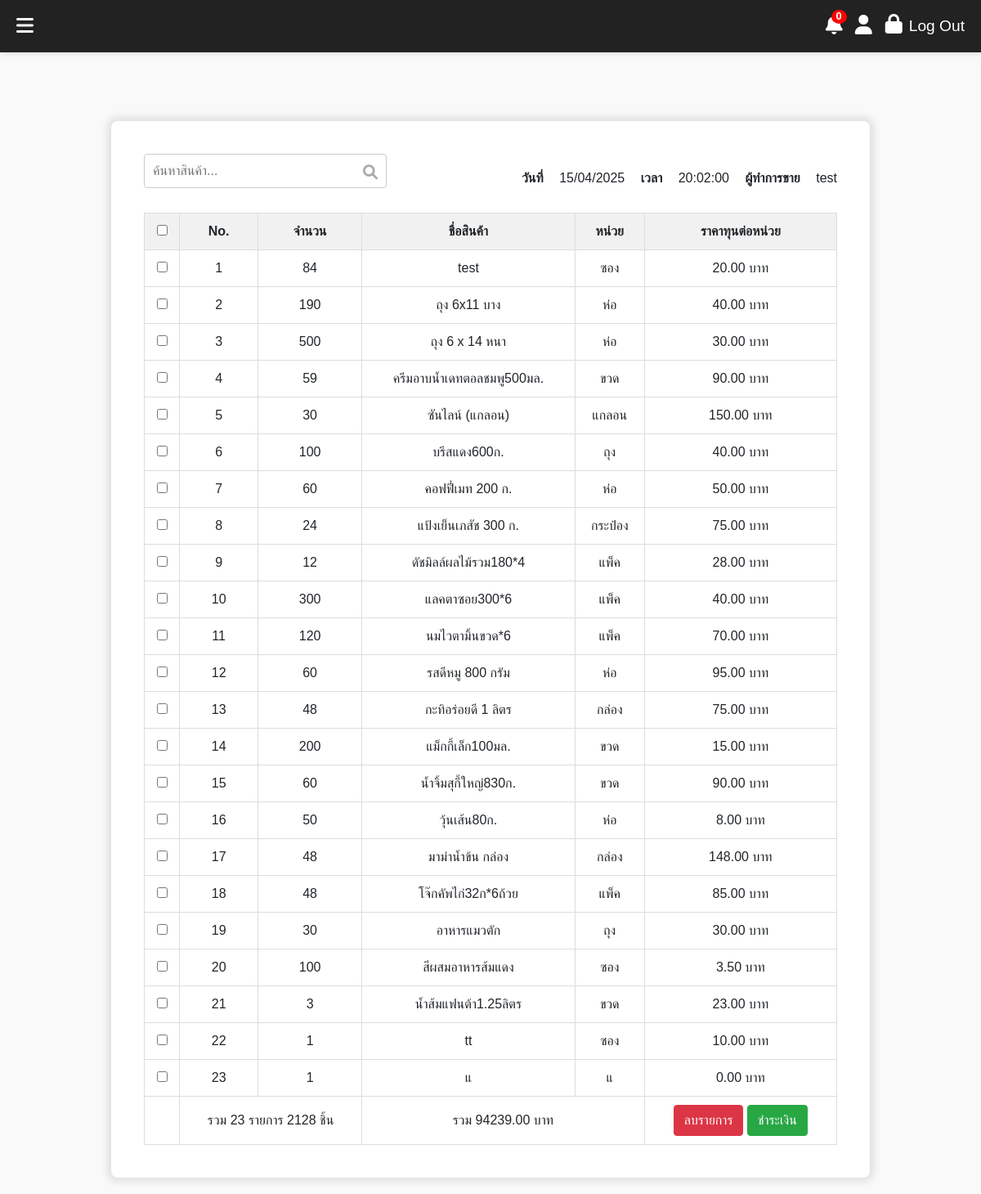
The app's page /sell.php (signed in) with its own data.
### tables this page shows
CREATE TABLE `products` (
  `id` int(11) NOT NULL,
  `product_code` varchar(50) NOT NULL,
  `product_name` varchar(255) NOT NULL,
  `product_model` varchar(100) DEFAULT NULL,
  `production_date` date DEFAULT NULL,
  `shelf_life` int(11) DEFAULT NULL,
  `expiration_date` date DEFAULT NULL,
  `sticker_color` varchar(50) DEFAULT NULL,
  `reminder_date` date DEFAULT NULL,
  `received_date` date DEFAULT NULL,
  `quantity` int(11) NOT NULL,
  `unit` varchar(50) DEFAULT NULL,
  `unit_cost` decimal(10,2) DEFAULT NULL,
  `sender_code` varchar(50) DEFAULT NULL,
  `sender_company` varchar(255) DEFAULT NULL,
  `recorder` varchar(255) DEFAULT NULL,
  `unit_price` decimal(10,2) DEFAULT NULL,
  `category` varchar(255) DEFAULT NULL,
  `created_at` timestamp NOT NULL DEFAULT current_timestamp(),
  `updated_at` timestamp NOT NULL DEFAULT current_timestamp() ON UPDATE current_timestamp(),
  `status` varchar(50) NOT NULL DEFAULT 'active',
  `position` varchar(50) DEFAULT NULL
);

### sell.php (the view, shortened to what this page needs)
<?php
include('include/header.php');
include('config.php');
$username = isset($_SESSION['username']) ? $_SESSION['username'] : 'ผู้ใช้';
$current_date = date('d/m/Y');
$total_items = 0;
$total_quantity = 0;
$total_price = 0;
$sql = "SELECT product_code, product_name, quantity, unit, unit_cost FROM products";
$result = $conn->query($sql);
?>
<!DOCTYPE html>
<html lang="en">
<head>
    <link rel="stylesheet" href="https://maxcdn.bootstrapcdn.com/bootstrap/4.5.2/css/bootstrap.min.css">
</head>
<body>
    <div class="container">
        <div class="search-container">
            <input type="text" id="search-box" placeholder="ค้นหาสินค้า...">
            <button>
                <i class="fa-solid fa-magnifying-glass"></i>
            </button>
            <div class="search-info">
                <span class="label">วันที่</span> <?= $current_date ?>
                <span class="label">เวลา</span> <span id="current-time"></span>
                <span class="label">ผู้ทำการขาย</span> <?= $username ?>
            </div>
        </div>
        <table>
            <thead>
                <tr>
                    <th><input type="checkbox" id="select-all"></th>
                    <th>No.</th>
                    <th>จำนวน</th>
                    <th>ชื่อสินค้า</th>
                    <th>หน่วย</th>
                    <th>ราคาทุนต่อหน่วย</th>
                </tr>
            </thead>
            <tbody>
                <?php
    $no = 1;
    if ($result->num_rows > 0) {
        while($row = $result->fetch_assoc()) {
            echo "<tr data-product-code='" . $row['product_code'] . "'>";
            echo "<td><input type='checkbox' class='select-item' data-product-code='" . $row['product_code'] . "'></td>";
            echo "<td>" . $no++ . "</td>";
            echo "<td>" . $row['quantity'] . "</td>";
            echo "<td>" . $row['product_name'] . "</td>";
            echo "<td>" . $row['unit'] . "</td>";
            echo "<td>" . number_format($row['unit_cost'], 2) . " บาท</td>";
            echo "</tr>";
        }
    } else {
        echo "<tr><td colspan='6'>ไม่พบข้อมูลสินค้า</td></tr>";
    }
    ?>
            </tbody>
            <tfoot>
                <tr class="footer-row">
                    <td colspan="1"></td>
                    <td colspan="2">รวม <?= $total_items ?> รายการ <?= number_format($total_quantity) ?> ชิ้น</td>
                    <td colspan="2">รวม <?= number_format($total_price, 2) ?> บาท</td>
                    <td>
                        <button class="btn btn-danger" id="delete-selected">ลบรายการ</button>
                        <button class="btn btn-success">ชำระเงิน</button>
                    </td>
                </tr>
            </tfoot>
        </table>
    </div>
</body>
</html>

### sell.php (style rules this page uses)
body { font-family: Arial, sans-serif; background-color: #f9f9f9; margin: 0; padding: 20px; }
.container { max-width: 80%; margin: auto; background: #fff; padding: 2.5rem; border-radius: 8px; box-shadow: 0px 0px 10px 5px rgba(0, 0, 0, 0.1); margin-top: 6.5rem; }
.search-container { display: flex; justify-content: space-between; align-items: flex-end; margin-bottom: 30px; width: 100%; }
.search-container input { padding: 8px 30px 8px 10px; width: 35%; border: 1px solid #ccc; border-radius: 4px; outline: none; }
.search-container i { position: absolute; left: 37%; transform: translateY(-160%); font-size: 18px; color: #aaa; }
table { width: 100%; border-collapse: collapse; }
table th, table td { text-align: center; padding: 10px; border: 1px solid #ddd; }
table th { background-color: #f1f1f1; }
.search-info span.label { font-weight: bold; padding: 15px; }
button { background-color: transparent; padding: 0px; border: 0px; color: white; outline: none !important; }

### records on screen
products: quantity "84", product_name "test", unit "ซอง", unit_cost "20.00"
products: quantity "190", product_name "ถุง 6x11 บาง", unit "ห่อ", unit_cost "40.00"
products: quantity "500", product_name "ถุง 6 x 14 หนา", unit "ห่อ", unit_cost "30.00"
products: quantity "59", product_name "ครีมอาบน้ำเดทตอลชมพู500มล.", unit "ขวด", unit_cost "90.00"
products: quantity "30", product_name "ซันไลน์ (แกลอน)", unit "แกลอน", unit_cost "150.00"
products: quantity "100", product_name "บรีสแดง600ก.", unit "ถุง", unit_cost "40.00"
products: quantity "60", product_name "คอฟฟี่เมท 200 ก.", unit "ห่อ", unit_cost "50.00"
products: quantity "24", product_name "แป้งเย็นเภสัช 300 ก.", unit "กระป๋อง", unit_cost "75.00"
products: quantity "12", product_name "ดัชมิลล์ผลไม้รวม180*4", unit "แพ็ค", unit_cost "28.00"
products: quantity "300", product_name "แลคตาซอย300*6", unit "แพ็ค", unit_cost "40.00"
products: quantity "120", product_name "นมไวตามิ้นขวด*6", unit "แพ็ค", unit_cost "70.00"
products: quantity "60", product_name "รสดีหมู 800 กรัม", unit "ห่อ", unit_cost "95.00"
products: quantity "48", product_name "กะทิอร่อยดี 1 ลิตร", unit "กล่อง", unit_cost "75.00"
products: quantity "200", product_name "แม็กกี้เล็ก100มล.", unit "ขวด", unit_cost "15.00"
products: quantity "60", product_name "น้ำจิ้มสุกี้ใหญ่830ก.", unit "ขวด", unit_cost "90.00"
products: quantity "50", product_name "วุ้นเส้น80ก.", unit "ห่อ", unit_cost "8.00"
products: quantity "48", product_name "มาม่าน้ำข้น กล่อง", unit "กล่อง", unit_cost "148.00"
products: quantity "48", product_name "โจ๊กคัพไก่32ก*6ถ้วย", unit "แพ็ค", unit_cost "85.00"
products: quantity "30", product_name "อาหารแมวตัก", unit "ถุง", unit_cost "30.00"
products: quantity "100", product_name "สีผสมอาหารส้มแดง", unit "ซอง", unit_cost "3.50"
products: quantity "3", product_name "น้ำส้มแฟนต้า1.25ลิตร", unit "ขวด", unit_cost "23.00"
products: quantity "1", product_name "tt", unit "ซอง", unit_cost "10.00"
products: quantity "1", product_name "แ", unit "แ", unit_cost "0.00"

### other values on screen
$username "test"
